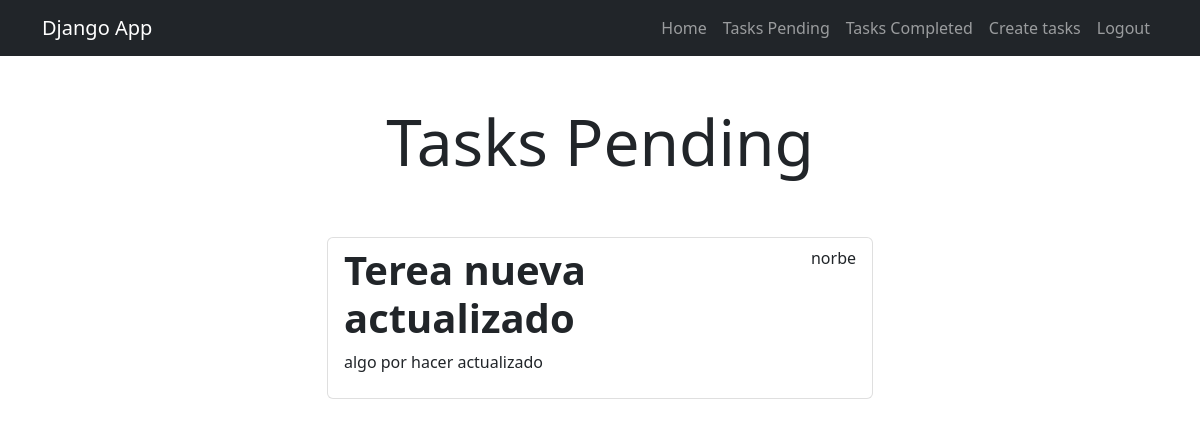
/tasks/ (signed in), run on an earlier commit of the app's database.
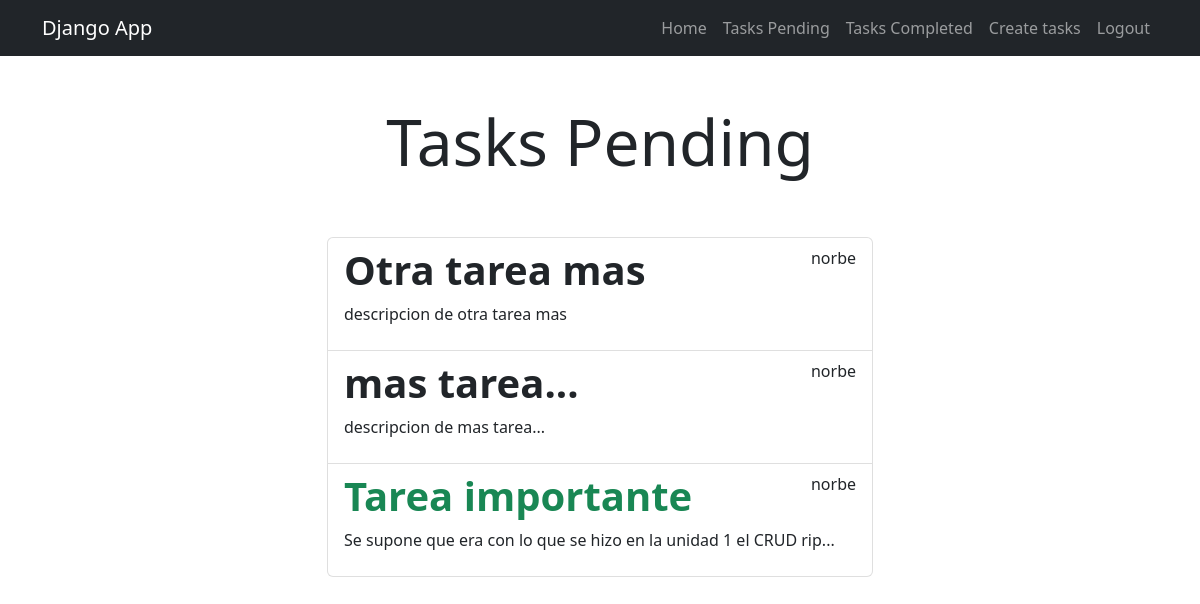
And on a later commit of the database.
### tasks/models.py (models this page shows, shortened)
class Task(models.Model):
    title = models.CharField(max_length=100)
    description = models.TextField(blank=True)
    created = models.DateTimeField(auto_now_add=True)
    datecompleted = models.DateTimeField(null=True, blank=True)
    important = models.BooleanField(default=False)
    user = models.ForeignKey(User, on_delete=models.CASCADE)

### tasks/views.py (the view)
# urls.py: path('tasks/', views.tasks, name='tasks'),
@login_required
def tasks(request):
    tasks = Task.objects.filter(
            user=request.user,
            datecompleted__isnull=True
        )
    return render(request, 'tasks.html', {
        'tasks': tasks
    })

### tasks/templates/tasks.html (shortened to what this page needs)
{% extends 'base.html' %}
{% block content %}
<main class="container">
    <div class="row">
        <div class="col-md-6 offset-md-3">
            <h1 class="text-center display-3 py-5">Tasks Pending</h1>
            <ul class="list-group">
                {% for task in tasks %}
                    <a class="list-group-item" href="{% url 'task_detail' task.id %}">
                        <header class="d-flex justify-content-between">
                            {% if task.important %}
                                <h1 class="fw-bold text-success">{{ task.title }}</h1>
                            {% else %}
                                <h1 class="fw-bold">{{ task.title }}</h1>
                            {% endif %}
                            <p>{{ task.user.username }}</p>
                        </header>
                        <p>{{ task.description }}</p>
                    </a>
                {% endfor %}
            </ul>
        </div>
    </div>
</main>
{% endblock %}

### tasks/templates/base.html (shortened to what this page needs)
<!DOCTYPE html>
<html lang="en">
<head>
    <link rel="stylesheet" href="https://cdn.jsdelivr.net/npm/bootstrap@5.2.3/dist/css/bootstrap.min.css">
</head>
<body>
    <nav class="navbar navbar-expand-lg bg-dark navbar-dark">
        <div class="container">
        <a class="navbar-brand" href="/">Django App</a>
        <div class="collapse navbar-collapse" id="navbarNav">
            <ul class="navbar-nav ms-auto">
                <li class="nav-item">
                    <a href="/" class="nav-link">Home</a>
                </li>
                {% if user.is_authenticated %}
                    <li class="nav-item">
                        <a href="{% url 'tasks' %}" class="nav-link">Tasks Pending</a>
                    </li>
                    <li class="nav-item">
                        <a href="{% url 'tasks_completed' %}" class="nav-link">Tasks Completed</a>
                    </li>
                    <li class="nav-item">
                        <a href="{% url 'create_task' %}" class="nav-link">Create tasks</a>
                    </li>
                    <li class="nav-item">
                        <a href="{% url 'logout' %}" class="nav-link">Logout</a>
                    </li>
                {% endif %}
            </ul>
        </div>
        </div>
    </nav>
    {% block content %}
    {% endblock %}
</body>
</html>

What changed in the data, as far as the page shows it:
no longer on this page (row edited): Task: title "Terea nueva actualizado", user.username "norbe", description "algo por hacer actualizado"
added Task: title "Otra tarea mas", user.username "norbe", description "descripcion de otra tarea mas"
added Task: title "mas tarea...", user.username "norbe", description "descripcion de mas tarea..."
added Task: title "Tarea importante", user.username "norbe", description "Se supone que era con lo que se hizo en la unidad 1 el CRUD rip..."
